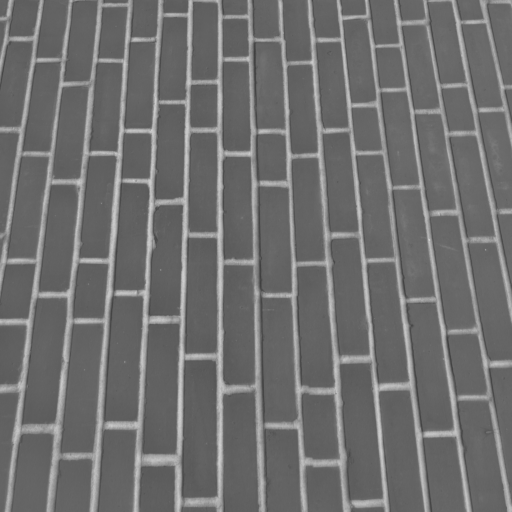
#> input picture skimage.data.brick(), 512 x 512 px
$ python t16_real_sigma.py
#> lines starting #> are read from the running program, lines starting #| are printed output that depends on the picture
### manuscript/natcommun_2026-11-18/code/additional_pilots.py
from pathlib import Path
import csv
import numpy as np
import scipy.ndimage as ndi
from PIL import Image
import matplotlib
matplotlib.use('Agg')
import matplotlib.pyplot as plt

OUT=Path('/mnt/data/PBGIA_additional_examples_20261117')
FIG=OUT/'figures'; DAT=OUT/'data'
FIG.mkdir(parents=True, exist_ok=True); DAT.mkdir(exist_ok=True)
plt.rcParams.update({'font.size':8,'pdf.fonttype':42,'ps.fonttype':42,'savefig.bbox':'tight'})

# ---------- Core PBGIA helpers (adapted from manuscript code) ----------
# [7 lines left out: function normalize_0_1, not called in this run]


def to_gray(a):
    return normalize_0_1(a)


# [40 lines left out: functions generate_field, tensor_from_vector, image_st, not called in this run]


def angle_delta(a,b):
    return (a-b+90.)%180.-90.


# [8 lines left out: function axis_mean, not called in this run]


def img_rotate(img,theta):
    return ndi.rotate(img,float(theta),reshape=False,order=1,mode='reflect',prefilter=False)


def roi_center(shape,fraction=.65):
    R,C=shape; cy,cx=np.ogrid[:R,:C]
    return ((cy-R/2)/(R*fraction/2))**2+((cx-C/2)/(C*fraction/2))**2 < 1


# [97 lines left out: functions choose_mask, process, local_metrics, rotation_metrics, synthetic_strata, not called in this run]


def synthetic_collagen(size=320, seed=0):
#> called with size = 320, seed = 0
    rng=np.random.default_rng(seed)
    y,x=np.mgrid[:size,:size]
    img=np.ones((size,size),np.float32)*0.75
    for _ in range(36):
        x0=rng.uniform(-0.1,1.1)*size
        y0=rng.uniform(0,size)
        theta=np.deg2rad(rng.normal(18,12))
        curv=rng.normal(0,0.15)
        for t in np.linspace(-1.2,1.2,700):
            xs=x0 + 115*t*np.cos(theta)
            ys=y0 + 115*t*np.sin(theta) + 22*curv*np.sin(2*np.pi*t)
            if 0<=xs<size and 0<=ys<size:
                xi=int(xs); yi=int(ys)
                img[max(0,yi-1):min(size,yi+2),max(0,xi-1):min(size,xi+2)] -= rng.uniform(0.02,0.06)
    img=ndi.gaussian_filter(img,1.4)
    img += 0.06*rng.standard_normal((size,size))
    return np.clip(img,0,1)


def synthetic_weave(size=320, seed=1):
    rng=np.random.default_rng(seed)
    y,x=np.mgrid[:size,:size]
    x2=(x*np.cos(np.deg2rad(12))+y*np.sin(np.deg2rad(12)))
    y2=(-x*np.sin(np.deg2rad(12))+y*np.cos(np.deg2rad(12)))
    p=22.0; w=6.5
    warp=np.exp(-((np.mod(x2,p)-p/2)/w)**2)
    weft=np.exp(-((np.mod(y2,p)-p/2)/w)**2)
    over=((np.floor(x2/p)+np.floor(y2/p))%2)
    img=0.25+0.45*np.maximum(warp*(0.7+0.3*over), weft*(0.7+0.3*(1-over)))
    img=ndi.gaussian_filter(img,1.0)+0.05*rng.standard_normal((size,size))
    return np.clip(img,0,1)


def synthetic_wood(size=320, seed=2):
    rng=np.random.default_rng(seed)
    y,x=np.mgrid[:size,:size]
    x0=x + 18*np.sin(y/35.) + 7*np.sin(y/9.)
    rings=np.sin((x0 + 8*np.sin(x/70.0))/8.0)
    img=0.5+0.23*rings+0.08*np.sin(y/4.5)+0.03*rng.standard_normal((size,size))
    img=ndi.gaussian_filter(img,0.8)
    return np.clip(img,0,1)


def synthetic_leaf(size=320, seed=3):
#> called with size = 320, seed = 3
    rng=np.random.default_rng(seed)
    y,x=np.mgrid[:size,:size]
    cx=size/2; cy=size/2
    xx=(x-cx)/(0.42*size); yy=(y-cy)/(0.28*size)
    leaf=((xx**2 + yy**2 + 0.2*xx**4) < 1.0)
    img=np.ones((size,size),np.float32)
    img[leaf]=0.82
    veins=np.zeros_like(img)
    # midrib
    veins[:,size//2-1:size//2+1]=1
    # branches
    for side in (-1,1):
        for t in np.linspace(0.14,0.86,10):
            y0=int(t*size)
            length=int((0.12+0.20*(1-abs(t-0.5)*2))*size)
            ang=np.deg2rad(side*(25+rng.uniform(-7,7)))
            for s in np.linspace(0,1,length):
                xs=int(cx + side*s*length*np.cos(ang)*0.85)
                ys=int(y0 + s*length*np.sin(ang)*0.22)
                if 0<=xs<size and 0<=ys<size and leaf[ys,xs]:
                    veins[max(0,ys-1):min(size,ys+2),max(0,xs-1):min(size,xs+2)] = 1
    veins=ndi.gaussian_filter(veins,1.0)
    img -= 0.55*veins
    img += 0.03*rng.standard_normal((size,size))
    img[~leaf]=1.0
    return np.clip(img,0,1)


def synthetic_buildings(size=320, seed=4):
#> called with size = 320, seed = 4
    rng=np.random.default_rng(seed)
    img=np.ones((size,size),np.float32)*0.92
    img[:90]=0.75  # sky gradient to be added
    horizon=95
    img[:horizon]=np.linspace(0.8,0.95,horizon)[:,None]
    x=8
    while x<size-20:
        w=int(rng.integers(14,32)); h=int(rng.integers(95,200))
        y0=size-h
        shade=float(rng.uniform(0.35,0.75))
        img[y0:size, x:x+w]=shade
        # windows
        for yy in range(y0+6,size-6,12):
            for xx in range(x+3,x+w-3,8):
                img[yy:yy+4, xx:xx+3]=min(0.95, shade+0.18)
        x += w + int(rng.integers(3,8))
    img=ndi.gaussian_filter(img,0.5)
    return np.clip(img,0,1)


def load_user(path):
    return np.array(Image.open(path))


# [118 lines left out: functions crop_rod_panel, field_overlay, run, not called in this run]

# [2 lines that do not run on import are left out]

### manuscript/natcommun_2026-11-18/code/multithreshold_directors.py
"""Reproducible multi-cutoff Z2->S2->tensor director study; no model fitting.
The positive-semidefinite tensors are summed before diagonalization, never directors.
Segments are dense and their LENGTH encodes eigenvalue gap (anisotropy strength).
Original image copyright-uncertain photos are excluded.
"""
import sys,csv
from pathlib import Path
import numpy as np
import scipy.ndimage as ndi
from PIL import Image
from matplotlib.collections import LineCollection
import matplotlib.pyplot as plt
from skimage import data,transform,filters

HERE=Path(__file__).resolve().parents[1]
sys.path.insert(0,str(HERE/'code'))
from real_image_examples import generate_field,normalize_0_1,img_rotate,axis_mean,angle_delta,roi_center,synthetic_strata,retina_vessel_input
from additional_pilots import synthetic_collagen, synthetic_weave, synthetic_wood, synthetic_leaf, synthetic_buildings

plt.rcParams.update({'font.size':8,'pdf.fonttype':42,'ps.fonttype':42,'savefig.bbox':'tight'})


def resize_gray(a,shape=(320,320)):
    arr=np.asarray(a)
    if arr.ndim==3:
        arr=(arr.astype(float)[...,:3]*np.array([.2989,.587,.114])).sum(axis=-1)
    if arr.max()>1.5: arr=arr/255.0
    return transform.resize(arr,shape,anti_aliasing=True,preserve_range=True).astype('float32').clip(0,1)


# [75 lines left out: functions multi_field, structure_tensor, strength_segments, equivariance, not called in this run]


def construct_cases():
    st,truth=synthetic_strata(size=320,amplitude=22,period=190.,stripe=17,seed=19)
    cases=[('Curved strata (synthetic)',st,'synthetic',truth),
           ('Collagen-like fibers (synthetic)',synthetic_collagen(),'synthetic',None),
           ('Leaf veins (synthetic)',synthetic_leaf(),'synthetic',None),
           ('Wood grain (synthetic)',synthetic_wood(),'synthetic',None),
           ('Textile weave (synthetic)',synthetic_weave(),'synthetic',None),
           ('Building array (synthetic)',synthetic_buildings(),'synthetic',None),
           ('CC0 brick wall',data.brick(),'CC0 scikit-image',None),
           ('CC0 retina vessel contrast',retina_vessel_input(),'CC0 scikit-image',None),
           ('CC0 grass texture',data.grass(),'CC0 scikit-image',None)]
    return [(nm,resize_gray(img),typ,truth) for nm,img,typ,truth in cases]


# [73 lines left out: function run, not called in this run]

# [2 lines that do not run on import are left out]

### manuscript/natcommun_2026-11-18/code/real_image_examples.py
"""Reproducible, newly evaluated REAL CC0 image PBGIA examples.

Inputs: scikit-image 0.26.0 bundled data: brick, grass, retina.
Each is documented as CC0 in skimage.data function docstrings.
No images supplied by the user or third-party copyright-uncertain photos are used.

Output: manuscript PDF figures and CSV of rotation-equivariance measures.
This is a NEW exploratory pilot, not part of the frozen final PBGIA benchmark.
"""
import csv
from pathlib import Path
import numpy as np
import scipy.ndimage as ndi
from skimage import data, color, filters, transform
from skimage.filters import frangi, threshold_otsu
import matplotlib
matplotlib.use('Agg')
import matplotlib.pyplot as plt

OUT=Path(__file__).resolve().parents[1]
(OUT/'figures').mkdir(exist_ok=True)
(OUT/'data').mkdir(exist_ok=True)
(OUT/'source_images').mkdir(exist_ok=True)
plt.rcParams.update({'font.size':9,'pdf.fonttype':42,'ps.fonttype':42,'savefig.bbox':'tight'})


def normalize_0_1(a):
    a=np.asarray(a,dtype=np.float32)
    return np.clip(a/255.0,0,1)


# [4 lines left out: function rasterize, not called in this run]


def generate_field(mask,nsteps=30,J=1.0,D=1.0,h=2.0,w_init=2.3):
    """2D PBGIA central-gradient synchronized normalized alignment.
       Grid: axis 0 is image row, axis 1 image column; periodic dynamics.
    """
    b=np.asarray(mask,bool)
    f=np.where(b,1.0,-1.0).astype(np.float32)
    xi=ndi.distance_transform_edt(b)-ndi.distance_transform_edt(~b)
    s=np.tanh(xi/w_init).astype(np.float32)
    dr=(np.roll(s,-1,0)-np.roll(s,1,0))*0.5
    dc=(np.roll(s,-1,1)-np.roll(s,1,1))*0.5
    norm=np.sqrt(dr*dr+dc*dc)
    scale=np.sqrt(np.maximum(0,1-s*s))/np.maximum(norm,1e-12)
    vr=dr*scale; vc=dc*scale
    for t in range(nsteps):
        Hr=J*(np.roll(vr,-1,0)+np.roll(vr,1,0)+np.roll(vr,-1,1)+np.roll(vr,1,1))
        Hc=J*(np.roll(vc,-1,0)+np.roll(vc,1,0)+np.roll(vc,-1,1)+np.roll(vc,1,1))
        Hs=J*(np.roll(s,-1,0)+np.roll(s,1,0)+np.roll(s,-1,1)+np.roll(s,1,1))+h*f
        Hr+=D*(np.roll(s,-1,0)-np.roll(s,1,0))*0.5
        Hc+=D*(np.roll(s,-1,1)-np.roll(s,1,1))*0.5
        H=np.sqrt(Hr*Hr+Hc*Hc+Hs*Hs)
        valid=H>1e-12
        vr=np.where(valid,Hr/np.maximum(H,1e-12),vr)
        vc=np.where(valid,Hc/np.maximum(H,1e-12),vc)
        s=np.where(valid,Hs/np.maximum(H,1e-12),s)
    return vr,vc,s


# [18 lines left out: functions tensor_from_vector, image_st, not called in this run]


def angle_delta(a,b):
    return (a-b+90.)%180.-90.


# [9 lines left out: function axis_mean, not called in this run]


def img_rotate(img,theta):
    return ndi.rotate(img,float(theta),reshape=False,order=1,mode='reflect',prefilter=False)


def roi_center(shape,fraction=.65):
    R,C=shape; cy,cx=np.ogrid[:R,:C]
    return ((cy-R/2)/(R*fraction/2))**2+((cx-C/2)/(C*fraction/2))**2 < 1


# [21 lines left out: functions process_real, field_overlay, not called in this run]


def crop_mid(a,frac=.78):
    H,W=a.shape[:2]; h=int(H*frac); w=int(W*frac)
    return a[(H-h)//2:(H+h)//2,(W-w)//2:(W+w)//2]


def retina_vessel_input():
    a=data.retina()
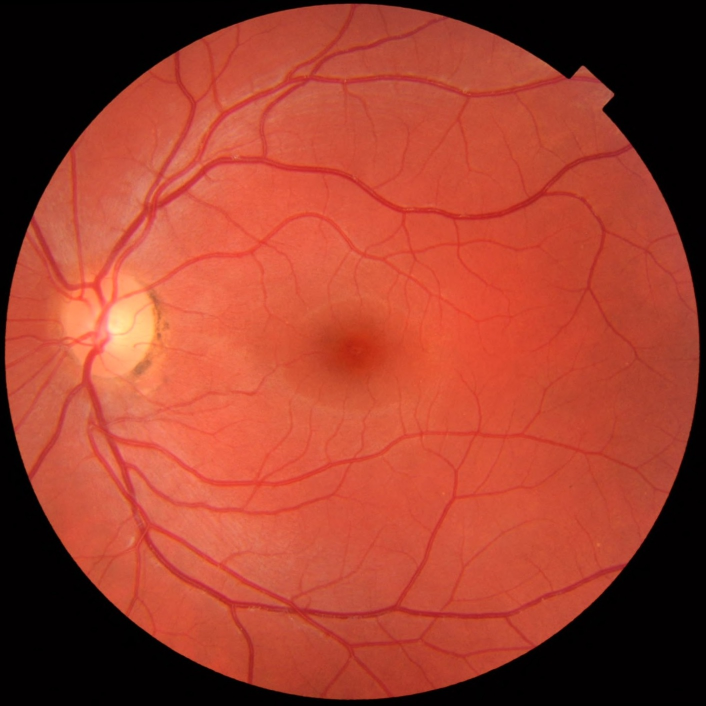
#> input picture skimage.data.retina(), 1411 x 1411 px (shown at 1/2 size)
#> a is the input picture: shape (1411, 1411, 3); mean R, G, B 159.4, 63.5, 46.1
    rgb=transform.resize(a,(520,520),anti_aliasing=True,preserve_range=True)
    green=rgb[:,:,1].astype('float32')/255
    # Local dark-tube response; suppress the artificial circular field boundary.
    smooth=ndi.gaussian_filter(green,17)
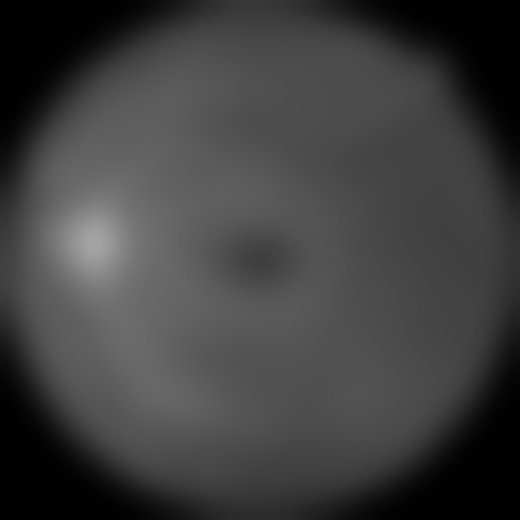
#> smooth: shape (520, 520) float32; min 4.68e-09, max 0.645, mean 0.249
    residual=np.clip(smooth-green,0,None)
    Y,X=np.ogrid[:520,:520]
    inner=((X-260)**2+(Y-260)**2)<(185**2)
    residual[~inner]=0
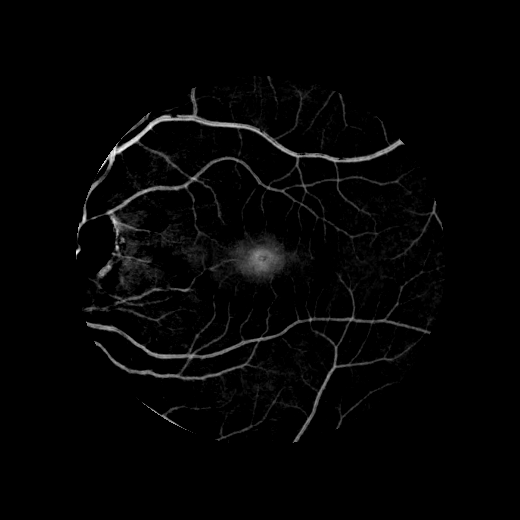
#> residual: shape (520, 520) float32; min 0, max 0.202, mean 0.0037; drawn with min black and max white
    return residual


def synthetic_strata(size=320,amplitude=22.0,period=190.,stripe=17.,seed=19):
    y,x=np.mgrid[:size,:size]
    k=2*np.pi/period
    phase=y-amplitude*np.sin(k*x)
    rng=np.random.default_rng(seed)
    gray=np.clip(.5+.35*np.sin(2*np.pi*phase/stripe)+.025*rng.standard_normal((size,size)),0,1)
    true_tang=(-np.degrees(np.arctan(amplitude*k*np.cos(k*x))))%180
    return gray.astype('float32'),true_tang


# [120 lines left out: function make_figures, not called in this run]

# [1 lines that do not run on import are left out]

### manuscript/natcommun_2026-11-18/code/revision2/dirscale.py
"""Scale-resolved projective director from PBGIA fields (shared helpers)."""
import sys,numpy as np,scipy.ndimage as ndi
sys.path[:0]=['/home/claude/work/manuscript_v2/code']
from real_image_examples import generate_field
def raw_tensor(img,thresholds=(.15,.325,.5,.675,.85),smooth=.8):
    """unsmoothed threshold-pooled outer products of v (per pixel): returns (rr,cc,rc)"""
    sm=ndi.gaussian_filter(img,smooth); cuts=np.unique(np.quantile(sm,thresholds)); acc=None; n=0
    for q in cuts:
        m=sm>q
        if m.mean()<.005 or m.mean()>.995: continue
        vr,vc,s=generate_field(m,nsteps=30); t=np.stack([vr*vr,vc*vc,vr*vc]).astype(np.float64)
        acc=t if acc is None else acc+t; n+=1
    return acc/n
def st_raw(img,pre=1.2):
    a=ndi.gaussian_filter(img,pre); gr,gc=np.gradient(a); return np.stack([gr*gr,gc*gc,gr*gc])
def qfield(raw,sigma):
    """complex order parameter of the normal director, q = (Qcc-Qrr) - 2i Qrc  (=|q| e^{2i phi_normal}, phi measured from +x(col) toward -row (up))"""
    rr,cc,rc=[ndi.gaussian_filter(a,sigma,mode='reflect') for a in raw]
    return (cc-rr)-2j*rc, rr+cc
def tangent_deg(q):  # director tangent angle in degrees, image convention as in multithreshold_directors
    return ((0.5*np.degrees(np.angle(q)))+90)%180
def charges(q):
    a=np.angle(q); d=lambda u,v:(v-u+np.pi)%(2*np.pi)-np.pi
    w=d(a[:-1,:-1],a[:-1,1:])+d(a[:-1,1:],a[1:,1:])+d(a[1:,1:],a[1:,:-1])+d(a[1:,:-1],a[:-1,:-1])
    return -np.rint(w/(2*np.pi))/2.0     # loop (r,c)->(r,c+1)->(r+1,c+1)->(r+1,c) is clockwise for y up; minus sign gives the standard counterclockwise charge
def defect_list(q,margin=16):
    k=charges(q); r,c=np.nonzero(k); keep=(r>=margin)&(c>=margin)&(r<k.shape[0]-margin)&(c<k.shape[1]-margin)
    return [(rr+.5,cc+.5,k[rr,cc]) for rr,cc in zip(r[keep],c[keep])]

### manuscript/natcommun_2026-11-18/code/revision2/t16_real_sigma.py
import sys,csv,numpy as np,scipy.ndimage as ndi
sys.path[:0]=['/home/claude/work','/home/claude/work/manuscript_v2/code']
from dirscale import *
import multithreshold_directors as mt
from real_image_examples import img_rotate,roi_center
cases=mt.construct_cases(); names=[c[0] for c in cases]
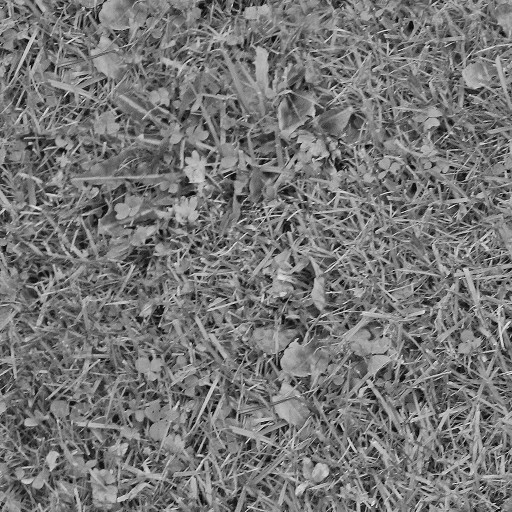
#> input picture skimage.data.grass(), 512 x 512 px
#> in resize_gray, arr is the input picture: shape (512, 512); min 63, max 207, mean 111.5
#> in resize_gray, arr is the input picture: shape (512, 512); min 0, max 244, mean 118.2
#> after `cases = mt.construct_cases()`: cases = 9 items
#> after `names = [c[0] for c in cases]`: names = ['Curved strata (synthetic)', 'Collagen-like fibers (synthetic)', 'Leaf veins (synthetic)', 'Wood grain (synthetic)', 'Textile weave (synthetic)', 'Building array (synthetic)', 'CC0 brick wall', 'CC0 retina vessel contrast', 'CC0 grass texture']
sigmas=[2,3,4,6,8,12,16]; rows=[]
def rot_q(q,theta):
    """rotate a q-field back by -theta (spatially) and remove the 2theta phase"""
    re=ndi.rotate(q.real,-theta,reshape=False,order=1,mode='reflect'); im=ndi.rotate(q.imag,-theta,reshape=False,order=1,mode='reflect')
    return (re+1j*im)*np.exp(-2j*np.deg2rad(theta))
for idx in range(len(cases)):
    nm,img,_,truth=cases[idx]
    R0={'PBGIA':raw_tensor(img),'ST':st_raw(img)}; rimg=img_rotate(img,10); R1={'PBGIA':raw_tensor(rimg),'ST':st_raw(rimg)}
    roi=roi_center(img.shape,.6)
    for s in sigmas:
        for m in ('PBGIA','ST'):
#> (the run stopped early here; a loop or call above may not have finished)
